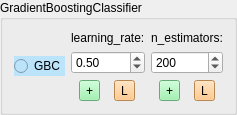
        <widget class="QGroupBox" name="groupBox_6">
         <property name="styleSheet">
          <string notr="true"/>
         </property>
         <property name="title">
          <string>GradientBoostingClassifier</string>
         </property>
         <layout class="QGridLayout" name="gridLayout_44">
          <item row="0" column="0">
           <layout class="QGridLayout" name="gridLayout_43">
            <item row="0" column="0">
             <widget class="QRadioButton" name="radioButton_gbc">
              <property name="toolTip">
               <string>Gradient Boosting for classification</string>
              </property>
              <property name="styleSheet">
               <string notr="true">background-color: rgb(187, 227, 250);</string>
              </property>
              <property name="text">
               <string>GBC</string>
              </property>
              <property name="checked">
               <bool>false</bool>
              </property>
              <attribute name="buttonGroup">
               <string notr="true">buttonGroup</string>
              </attribute>
             </widget>
            </item>
            <item row="0" column="1">
             <layout class="QGridLayout" name="gridLayout_42">
              <item row="0" column="0">
               <widget class="QLabel" name="label_5">
                <property name="toolTip">
                 <string>Этот параметр контролирует величину шага при обновлении весов моделей на каждой итерации бустинга. Меньшие значения learning_rate требуют большего числа деревьев для достижения хорошей точности, но могут улучшить устойчивость модели.</string>
                </property>
                <property name="text">
                 <string>learning_rate:</string>
                </property>
               </widget>
              </item>
              <item row="1" column="0">
               <widget class="QDoubleSpinBox" name="doubleSpinBox_learning_rate">
                <property name="toolTip">
                 <string>Этот параметр контролирует величину шага при обновлении весов моделей на каждой итерации бустинга. Меньшие значения learning_rate требуют большего числа деревьев для достижения хорошей точности, но могут улучшить устойчивость модели.</string>
                </property>
                <property name="minimum">
                 <double>0.010000000000000</double>
                </property>
                <property name="singleStep">
                 <double>0.100000000000000</double>
                </property>
                <property name="value">
                 <double>0.500000000000000</double>
                </property>
               </widget>
              </item>
              <item row="2" column="0">
               <layout class="QGridLayout" name="gridLayout_25">
                <item row="0" column="0">
                 <widget class="QToolButton" name="toolButton_add_lr">
                  <property name="styleSheet">
                   <string notr="true">background-color: rgb(143, 240, 164);</string>
                  </property>
                  <property name="text">
                   <string>+</string>
                  </property>
                 </widget>
                </item>
                <item row="0" column="1">
                 <widget class="QToolButton" name="toolButton_lim_lr">
                  <property name="styleSheet">
                   <string notr="true">background-color: rgb(255, 190, 111);</string>
                  </property>
                  <property name="text">
                   <string>L</string>
                  </property>
                 </widget>
                </item>
               </layout>
              </item>
             </layout>
            </item>
            <item row="0" column="2">
             <layout class="QGridLayout" name="gridLayout_6">
              <item row="0" column="0">
               <widget class="QLabel" name="label_6">
                <property name="toolTip">
                 <string>Это количество базовых моделей (например, деревьев решений), которые будут объединены для создания финальной модели. Большее количество деревьев может улучшить точность модели, но также увеличит время обучения. </string>
                </property>
                <property name="text">
                 <string>n_estimators:</string>
                </property>
               </widget>
              </item>
              <item row="1" column="0">
               <widget class="QSpinBox" name="spinBox_n_estimators">
                <property name="toolTip">
                 <string>Это количество базовых моделей (например, деревьев решений), которые будут объединены для создания финальной модели. Большее количество деревьев может улучшить точность модели, но также увеличит время обучения. </string>
                </property>
                <property name="minimum">
                 <number>1</number>
                </property>
                <property name="maximum">
                 <number>1000</number>
                </property>
                <property name="singleStep">
                 <number>50</number>
                </property>
                <property name="value">
                 <number>200</number>
                </property>
               </widget>
              </item>
              <item row="2" column="0">
               <layout class="QGridLayout" name="gridLayout_41">
                <item row="0" column="0">
                 <widget class="QToolButton" name="toolButton_add_gbc_n">
                  <property name="styleSheet">
                   <string notr="true">background-color: rgb(143, 240, 164);</string>
                  </property>
                  <property name="text">
                   <string>+</string>
                  </property>
                 </widget>
                </item>
                <item row="0" column="1">
                 <widget class="QToolButton" name="toolButton_lim_gbc_n">
                  <property name="styleSheet">
                   <string notr="true">background-color: rgb(255, 190, 111);</string>
                  </property>
                  <property name="text">
                   <string>L</string>
                  </property>
                 </widget>
                </item>
               </layout>
              </item>
             </layout>
            </item>
           </layout>
          </item>
         </layout>
        </widget>
